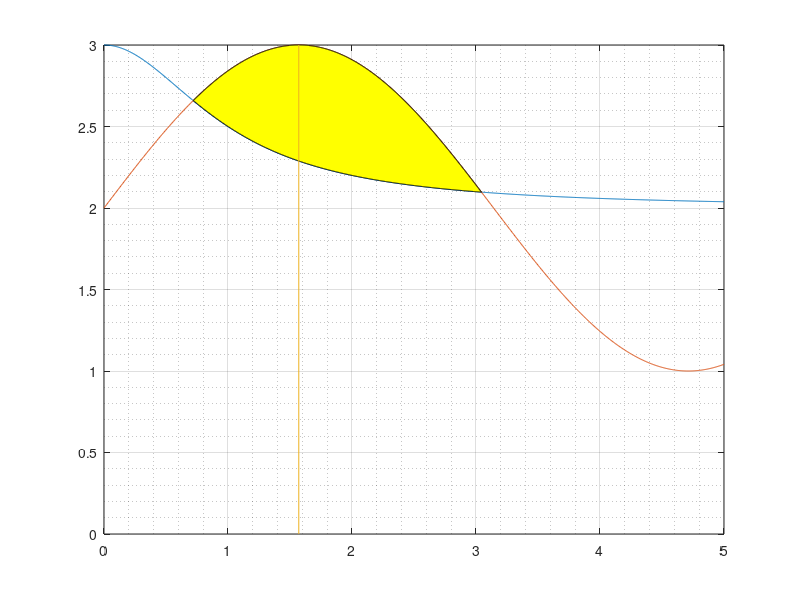

This figure's MATLAB source:
% Przedmiot: Techniki Obliczeniowe 
% Kierunek studiów: Mechatronika 
% Semestr: 2
% Rok akademicki: 2019/2020
% Data (dzień-miesiąc-rok): <<01-06-2020>>
%
% Imię:             Patryk
% Nazwisko:         Fiszer
% Numer albumu ZUT: 47631

f1 = @(x)   2 + 1 ./ (1 + x.^2);
f2 = @(x)   2 + sin(x);

a = 0;
b = 5;
N = 1000;

x = linspace(a, b, N);

figure(1);
clf;
plot(x, f1(x));
grid on;
grid minor;
hold on;
plot(x, f2(x));

f21 = @(x) f2(x) - f1(x);

for i = 1:(N-1)
    try
        xL = fzero(f21, [x(i), x(i+1)]);
        break
    catch
    end
end

for i = N:-1:2
    try
        xR = fzero(f21, [x(i-1), x(i)]);
        break
    catch
    end
end

xLR = linspace(xL, xR, N);
xRL = flip(xLR);

yLR = f2(xLR);
yRL = f1(xRL);

xi = [xLR, xRL];
yi = [yLR, yRL];

fill(xi, yi, 'y');

plot([pi/2 pi/2], [0 3])

format long;
quadgk(f21, xL, xR)